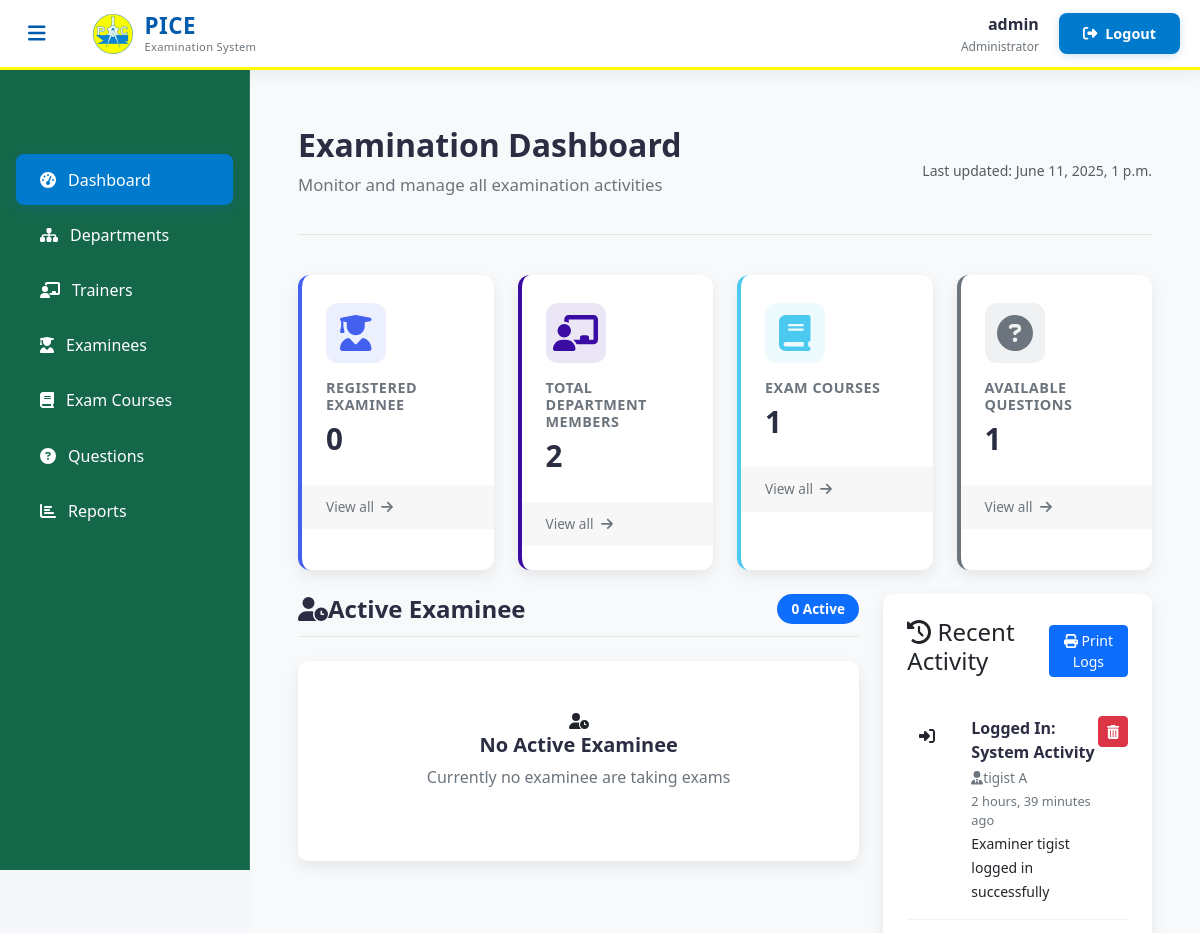
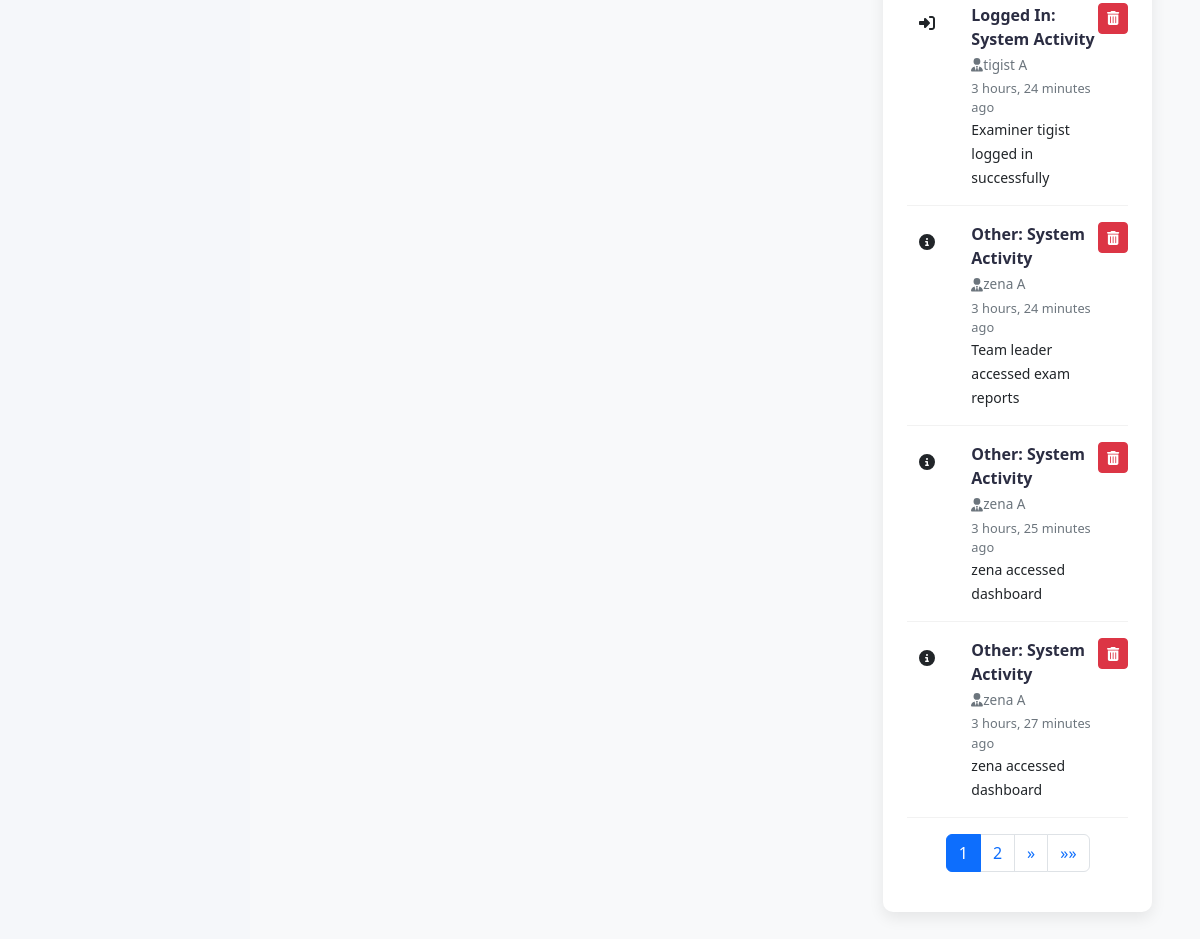
Page /admin-dashboard (signed in) on the committed database (2 pictures, top to bottom).
### exam/models.py (models this page shows)
class SystemLog(models.Model):
    ACTION_CHOICES = [
        ('CREATE', 'Created'),
        ('UPDATE', 'Updated'),
        ('DELETE', 'Deleted'),
        ('LOGIN', 'Logged In'),
        ('LOGOUT', 'Logged Out'),
        ('OTHER', 'Other'),
    ]
    user = models.ForeignKey(User, on_delete=models.SET_NULL, null=True, blank=True)
    action_time = models.DateTimeField(auto_now_add=True)
    action_type = models.CharField(max_length=10, choices=ACTION_CHOICES)
    content_type = models.ForeignKey(ContentType, on_delete=models.SET_NULL, null=True, blank=True)
    object_id = models.TextField(null=True, blank=True)
    object_repr = models.TextField()
    description = models.TextField(null=True, blank=True)
    class Meta:
        ordering = ['-action_time']
        verbose_name = 'System Log'
        verbose_name_plural = 'System Logs'

### exam/views.py (the view, shortened to what this page needs)
# urls.py: path('admin-dashboard', views.admin_dashboard_view,name='admin-dashboard'),
@login_required(login_url='adminlogin')
def admin_dashboard_view(request):
    active_students = get_active_students()
    all_logs = SystemLog.objects.select_related('user', 'content_type').order_by('-action_time')
    paginator = Paginator(all_logs, 5)  # Show 10 logs per page
    page_number = request.GET.get('page')
    recent_logs = paginator.get_page(page_number)
    now = timezone.now()
    for log in recent_logs:
        log.time_ago = timesince(log.action_time, now) + " ago"
        log.get_action_type_display = dict(SystemLog.ACTION_CHOICES).get(log.action_type, 'Other')
    context = {
        'total_student': SMODEL.Student.objects.all().count(),
        'team_leader_count': TMODEL.Teacher.objects.all().count(),
        'examiner_count': EMODEL.Examiner.objects.all().count(),
        'total_staff': EMODEL.Examiner.objects.all().count() + TMODEL.Teacher.objects.all().count(),
        'total_course': models.Course.objects.all().count(),
        'total_question': models.Question.objects.all().count(),
        'active_students': active_students,
        'recent_logs': recent_logs,
        'paginator': paginator,
        'page_obj': recent_logs,
    }
    return render(request,'exam/admin_dashboard.html', context)

### templates/exam/admin_dashboard.html (shortened to what this page needs)
{% extends 'exam/adminbase.html' %}
{% load widget_tweaks %}
{% block content %}
<head>
  <link href="https://cdn.jsdelivr.net/npm/bootstrap@5.3.0/dist/css/bootstrap.min.css" rel="stylesheet">
  <link rel="stylesheet" href="https://cdnjs.cloudflare.com/ajax/libs/font-awesome/6.4.0/css/all.min.css">
</head>
<div class="dashboard-container px-3 py-4">
  <div class="dashboard-header">
    <div class="d-flex justify-content-between align-items-center">
      <div>
        <h2 class="mb-2">Examination Dashboard</h2>
        <p>Monitor and manage all examination activities</p>
      </div>
      <div class="text-end">
        <small class="text-muted">Last updated: {% now "DATETIME_FORMAT" %}</small>
      </div>
    </div>
  </div>
  <div class="row g-4 mb-4">
    <div class="col-md-6 col-lg-3">
      <div class="stats-card blue h-100">
        <div class="card-body">
          <div class="card-icon">
            <i class="fas fa-user-graduate"></i>
          </div>
          <h6 class="card-title">Registered Examinee</h6>
          <h3 class="card-value">{{ total_student }}</h3>
        </div>
        <a href="admin-view-student" class="card-footer-link">
          View all <i class="fas fa-arrow-right ms-1"></i>
        </a>
      </div>
    </div>
    <div class="col-md-6 col-lg-3">
      <div class="stats-card purple h-100">
        <div class="card-body">
          <div class="card-icon">
            <i class="fas fa-chalkboard-teacher"></i>
          </div>
          <h6 class="card-title">Total Department members</h6>
          <h3 class="card-value">{{ total_staff }}</h3>
        </div>
        <a href="admin-view-teacher" class="card-footer-link">
          View all <i class="fas fa-arrow-right ms-1"></i>
        </a>
      </div>
    </div>
    <div class="col-md-6 col-lg-3">
      <div class="stats-card teal h-100">
        <div class="card-body">
          <div class="card-icon">
            <i class="fas fa-book"></i>
          </div>
          <h6 class="card-title">Exam Courses</h6>
          <h3 class="card-value">{{ total_course }}</h3>
        </div>
        <a href="admin-view-course" class="card-footer-link">
          View all <i class="fas fa-arrow-right ms-1"></i>
        </a>
      </div>
    </div>
    <div class="col-md-6 col-lg-3">
      <div class="stats-card gray h-100">
        <div class="card-body">
          <div class="card-icon">
            <i class="fas fa-question-circle"></i>
          </div>
          <h6 class="card-title">Available Questions</h6>
          <h3 class="card-value">{{ total_question }}</h3>
        </div>
        <a href="admin-view-question" class="card-footer-link">
          View all <i class="fas fa-arrow-right ms-1"></i>
        </a>
      </div>
    </div>
  </div>
  <div class="row">
    <div class="col-lg-8 mb-4">
      <div class="section-header">
        <h4><i class="fas fa-user-clock"></i> Active Examinee</h4>
        <span class="badge bg-primary" id="active-student-count">{{ active_students|length }} Active</span>
      </div>
      <div id="active-students-list">
        {% if active_students %}
        <div class="scroll-container">
          {% for student in active_students %}
          <div class="scroll-item">
            <div class="student-card h-100">
              <div class="card-header">
                <span>{{ student.user.get_full_name }}</span>
                <span class="status-badge">
                  <i class="fas fa-circle"></i> Active
                </span>
              </div>
              <div class="card-body">
                <div class="info-item">
                  <div class="info-label">Username</div>
                  <div class="info-value">{{ student.user.username }}</div>
                </div>
                <div class="info-item">
                  <div class="info-label">Course</div>
                  <div class="info-value">{{ student.course.course_name }}</div>
                </div>
                <div class="info-item">
                  <div class="info-label">Organization</div>
                  <div class="info-value">{{ student.organization }}</div>
                </div>
                <div class="info-item">
                  <div class="info-label">Started At</div>
                  <div class="info-value">{% now "H:i" %}</div>
                </div>
              </div>
              <div class="card-footer bg-white text-end border-top-0 pt-0">
                <a href="#" class="btn btn-sm btn-view">
                  <i class="fas fa-eye me-1"></i> View Details
                </a>
              </div>
            </div>
          </div>
          {% endfor %}
        </div>
        {% else %}
        <div class="empty-state">
          <i class="fas fa-user-clock"></i>
          <h5>No Active Examinee</h5>
          <p>Currently no examinee are taking exams</p>
        </div>
        {% endif %}
      </div>
    </div>
    <div class="col-lg-4 mb-4">
      <div class="recent-activity">
        <div class="d-flex justify-content-between align-items-center mb-3">
          <h4><i class="fas fa-history"></i> Recent Activity</h4>
          <a href="{% url 'print-logs' %}" class="btn btn-sm btn-primary" target="_blank">
            <i class="fas fa-print"></i> Print Logs
          </a>
        </div>
        {% for log in recent_logs %}
        <div class="activity-item d-flex justify-content-between align-items-start">
          <div class="d-flex">
            <div class="activity-icon {% if log.action_type == 'CREATE' %}exam{% elif log.action_type == 'UPDATE' %}login{% elif log.action_type == 'DELETE' %}warning{% elif log.action_type == 'LOGIN' %}success{% elif log.action_type == 'LOGOUT' %}danger{% else %}default{% endif %}">
              <i class="{% if log.action_type == 'CREATE' %}fas fa-plus{% elif log.action_type == 'UPDATE' %}fas fa-edit{% elif log.action_type == 'DELETE' %}fas fa-trash{% elif log.action_type == 'LOGIN' %}fas fa-sign-in-alt{% elif log.action_type == 'LOGOUT' %}fas fa-sign-out-alt{% else %}fas fa-info-circle{% endif %}"></i>
            </div>
            <div class="activity-content ms-2">
              <div class="activity-title">
                {{ log.get_action_type_display }}: {% if log.object_repr %}{{ log.object_repr }}{% else %}System Activity{% endif %}
              </div>
              <div class="activity-meta">
                <i class="fas fa-user-tie"></i>
                <span>
                  {% if log.user %}
                    {{ log.user.get_full_name|default:log.user.username }}
                  {% else %}
                    System User
                  {% endif %}
                </span>
              </div>
              <div class="activity-time">{{ log.time_ago }}</div>
              {% if log.description %}
              <div class="activity-description">
                <small>{{ log.description }}</small>
              </div>
              {% endif %}
            </div>
          </div>
          <form action="{% url 'delete-log' log.id %}" method="post" style="margin-left: auto;">
            <button class="btn btn-sm btn-danger" type="submit" title="Delete Activity">
              <i class="fas fa-trash-alt"></i>
            </button>
          </form>
        </div>
        {% empty %}
        <div class="activity-item">
          <div class="activity-content">
            <div class="activity-title">No recent activity</div>
          </div>
        </div>
        {% endfor %}
        {% if page_obj.paginator.num_pages > 1 %}
        <nav aria-label="Activity Logs Pagination" class="mt-3">
          <ul class="pagination justify-content-center">
            {% for num in page_obj.paginator.page_range %}
            <li class="page-item {% if page_obj.number == num %}active{% endif %}">
              <a class="page-link" href="?page={{ num }}">{{ num }}</a>
            </li>
            {% endfor %}
            {% if page_obj.has_next %}
            <li class="page-item">
              <a class="page-link" href="?page={{ page_obj.next_page_number }}" aria-label="Next">
                <span aria-hidden="true">&raquo;</span>
              </a>
            </li>
            <li class="page-item">
              <a class="page-link" href="?page={{ page_obj.paginator.num_pages }}" aria-label="Last">
                <span aria-hidden="true">&raquo;&raquo;</span>
              </a>
            </li>
            {% endif %}
          </ul>
        </nav>
        {% endif %}
      </div>
    </div>
  </div>
</div>
{% endblock content %}

### templates/exam/adminbase.html (shortened to what this page needs)
<!DOCTYPE html>
{% load static %}
<html lang="en" dir="ltr">
<head>
  <link href="https://cdn.jsdelivr.net/npm/bootstrap@5.3.0/dist/css/bootstrap.min.css" rel="stylesheet">
  <link rel="stylesheet" href="https://cdnjs.cloudflare.com/ajax/libs/font-awesome/6.4.0/css/all.min.css">
</head>
<body>
  <header class="admin-header">
    <div class="header-container">
      <div class="header-left">
        <button class="sidebar-toggle" id="sidebarToggle">
          <i class="fas fa-bars"></i>
        </button>
        <div class="brand-logo">
          <img src="/static/image/logo.jpg" alt="PICE Logo" class="header-logo">
          <div class="logo-text">
            <span class="logo-main">PICE</span>
            <span class="logo-sub">Examination System</span>
          </div>
        </div>
      </div>
      <div class="header-right">
        <div class="user-profile">
          <span class="username">{{user.username}}</span>
          <div class="user-role">Administrator</div>
        </div>
        <a href="/logout" class="logout-btn">
          <i class="fas fa-sign-out-alt"></i>
          <span class="logout-text">Logout</span>
        </a>
      </div>
    </div>
  </header>
  <aside class="admin-sidebar">
    <nav class="sidebar-menu">
      <div class="menu-container">
        <a href="/admin-dashboard" class="menu-item">
          <div class="menu-icon"><i class="fas fa-tachometer-alt"></i></div>
          <span class="menu-text">Dashboard</span>
        </a>
        <a href="/admin-department" class="menu-item">
          <div class="menu-icon"><i class="fas fa-sitemap"></i></div>
          <span class="menu-text">Departments</span>
        </a>
        <a href="/admin-teacher" class="menu-item">
          <div class="menu-icon"><i class="fas fa-chalkboard-teacher"></i></div>
          <span class="menu-text">Trainers</span>
        </a>
        <a href="/admin-student" class="menu-item">
          <div class="menu-icon"><i class="fas fa-user-graduate"></i></div>
          <span class="menu-text">Examinees</span>
        </a>
        <a href="/admin-course" class="menu-item">
          <div class="menu-icon"><i class="fas fa-book"></i></div>
          <span class="menu-text">Exam Courses</span>
        </a>
        <a href="/admin-question" class="menu-item">
          <div class="menu-icon"><i class="fas fa-question-circle"></i></div>
          <span class="menu-text">Questions</span>
        </a>
        <a href="/admin-report" class="menu-item">
          <div class="menu-icon"><i class="fas fa-chart-bar"></i></div>
          <span class="menu-text">Reports</span>
        </a>
      </div>
    </nav>
  </aside>
  <main class="admin-content">
    {% block content %}{% endblock content %}
  </main>
</body>
</html>

### rows in the picture
SystemLog: action_type "Logged In", object_repr "System Activity", user.get_full_name "tigist A", time_ago "2 hours, 39 minutes ago", description "Examiner tigist logged in successfully"
SystemLog: action_type "Logged In", object_repr "System Activity", user.get_full_name "tigist A", time_ago "3 hours, 24 minutes ago", description "Examiner tigist logged in successfully"
SystemLog: action_type "Other", object_repr "System Activity", user.get_full_name "zena A", time_ago "3 hours, 24 minutes ago", description "Team leader accessed exam reports"
SystemLog: action_type "Other", object_repr "System Activity", user.get_full_name "zena A", time_ago "3 hours, 25 minutes ago", description "zena accessed dashboard"
SystemLog: action_type "Other", object_repr "System Activity", user.get_full_name "zena A", time_ago "3 hours, 27 minutes ago", description "zena accessed dashboard"

### other values in the picture
{{ user.username }} "admin"
{{ total_student }} "0"
{{ total_staff }} "2"
{{ total_course }} "1"
{{ total_question }} "1"
{{ active_students|length }} "0"
{{ num }} "1" "2"
